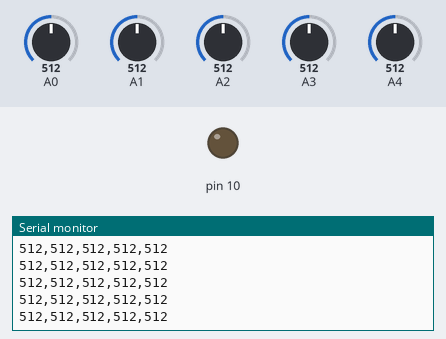
A sketch run on a simulated Arduino Uno, built with avr-gcc and run on an emulated ATmega328P. Parts: output pins drawn as LEDs (lit = HIGH), the last lines printed to the serial monitor. The inputs (shaded band) are chosen by the test bench; at power-on: A0 = 512, A1 = 512, A2 = 512, A3 = 512, A4 = 512. Storage starts empty.

Above: at 1.2 s.
1.3 s: A0 set to 108
At 2.3 s:
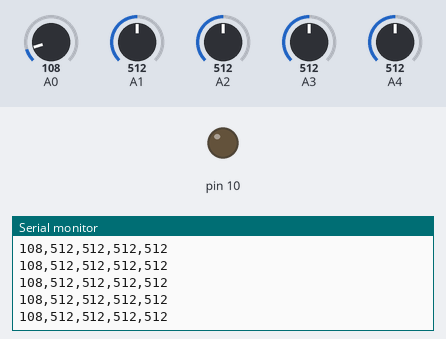
2.8 s: A0 set to 93
At 3.5 s:
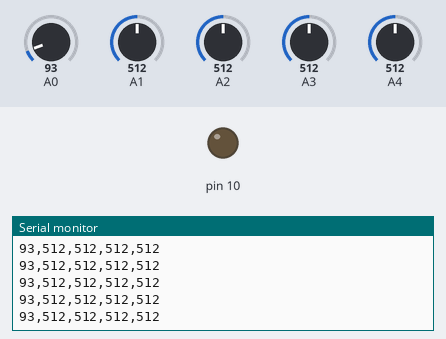
Timing chart, 0 to 5.8 s (numbered marks = the images above; inputs shaded):
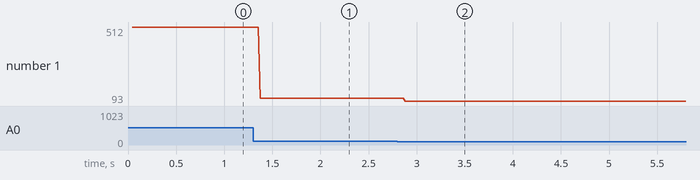

Measured:
- after the input at 1.3 s, the serial monitor: prints a new line after 0.08 s (image 1)
- after the input at 2.8 s, the serial monitor: prints a new line after 0.08 s (image 2)
- plotted number 1: 512 → 108 after the input at 1.3 s, 108 → 93 after the input at 2.8 s

The sketch:

SDCardReader.ino
```cpp
/*
  Модуль SD карты подключен в SPI по схеме:
  MOSI - пин 11
 MISO - пин12
  CLK - пин 13
 CS - pin 4
 */
#include <SPI.h>
#include <SD.h>
const int PIN_CHIP_SELECT = 4;
void setup() {
  Serial.begin(9600);
  Serial.print("Initializing SD card...");

  pinMode(10, OUTPUT);
  // инициализировать модуль
  if (!SD.begin(PIN_CHIP_SELECT)) {
    Serial.println("Card failed, or not present");
    // Если что-то пошло не так, завершает работу:
    return;
  }
  Serial.println("card initialized.");
}
void loop() {
  // данные, которые мы поместим в файл:
  String logStringData = "";
  // Считываем данные с портов и записываем в строку
  for (int i = 0; i < 5; i++) {
    int sensor = analogRead(i);
    logStringData += String(sensor);
    if (i < 4) {
      logStringData += ",";
    }
  }
  // Открываем файл, но помним, что одновременно можно работать только с одним файлом.
  // Если файла с таким именем не будет, ардуино создаст его.
  File dataFile = SD.open("datalog.csv", FILE_WRITE);
  // Если все хорошо, то записываем строку:
  if (dataFile) {
    dataFile.println(logStringData);
    dataFile.close();
    // Публикуем в мониторе
    Serial.println(logStringData);
  }
  else {
  // Сообщаем об ошибке, если все плохо
    Serial.println("error opening datalog.csv");
  }
}
```
